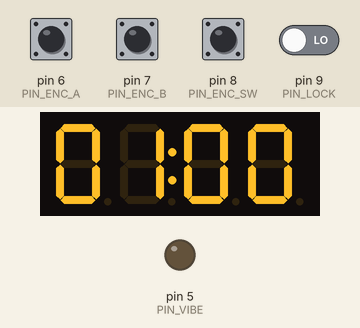
Recording of a sketch running on a simulated Arduino Uno, built with avr-gcc and run on an emulated ATmega328P. Shown: 4-digit seven-segment display, output pins drawn as LEDs (lit = HIGH). The test bench sets the inputs (shaded band); at power-on: pin 6 (PIN_ENC_A), pin 7 (PIN_ENC_B), pin 8 (PIN_ENC_SW) HIGH, pin 9 (PIN_LOCK) LOW.

Above: at 1.2 s.
1.3 s: pin 8 (PIN_ENC_SW) pulled LOW for 0.15 s
At 1.8 s:
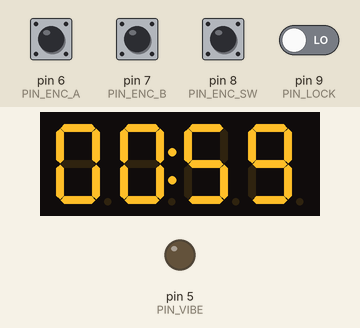
At 4.9 s:
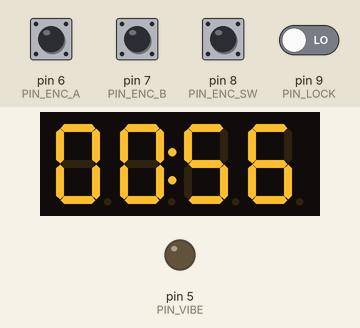
Timing chart, 0 to 6.4 s (numbered marks = the images above; inputs shaded):
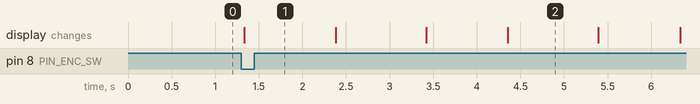

The sketch:

sketch.ino
```cpp
#include <Arduino.h>
#include "TM1637.h"

// ---- Pins (XIAO nRF52840) ----
#define PIN_TM1637_CLK 2   // D2
#define PIN_TM1637_DIO 3   // DIO
#define PIN_VIBE       5   // Grove Vibration Motor SIG
#define PIN_ENC_A      6
#define PIN_ENC_B      7
#define PIN_ENC_SW     8
#define PIN_LOCK       9   // SPDT center

TM1637 tm1637(PIN_TM1637_CLK, PIN_TM1637_DIO);

// ---- State ----
enum Mode { IDLE, RUNNING, FINISHED };
Mode mode = IDLE;

volatile int32_t setSeconds = 60; // default 01:00
int32_t remainingMs = 60000;

unsigned long lastTick = 0;
int8_t encLast = 0;
unsigned long lastEncMoveMs = 0;
const unsigned long ENC_STEP_DEBOUNCE = 2;

bool lastBtn = HIGH;
unsigned long lastBtnChange = 0;
const unsigned long BTN_DEBOUNCE = 30;

int lastLock = LOW;
unsigned long lastLockRead = 0;

// ---- Helpers ----
void tmDigit(uint8_t pos, uint8_t d) {
  // d: 0..9; 0x7f = blank
  tm1637.display(pos, (d <= 9) ? d : 0x7f);
}

void showTime(uint32_t seconds) {
  uint16_t mm = seconds / 60;
  uint16_t ss = seconds % 60;
  if (mm > 99) mm = 99;

  // MM:SS across 4 digits, colon ON
  tm1637.point(POINT_ON);
  tmDigit(0, (mm / 10) % 10);
  tmDigit(1, mm % 10);
  tmDigit(2, (ss / 10) % 10);
  tmDigit(3, ss % 10);
}

int readLock() {
  int v = digitalRead(PIN_LOCK);
  if (millis() - lastLockRead > 5) {
    lastLock = v;
    lastLockRead = millis();
  }
  return lastLock; // HIGH=unlocked (to 3V3), LOW=locked (to GND)
}

void setVibe(bool on) {
  digitalWrite(PIN_VIBE, on ? HIGH : LOW);
}

void setup() {
  pinMode(PIN_VIBE, OUTPUT); digitalWrite(PIN_VIBE, LOW);
  pinMode(PIN_ENC_A, INPUT_PULLUP);
  pinMode(PIN_ENC_B, INPUT_PULLUP);
  pinMode(PIN_ENC_SW, INPUT_PULLUP);
  pinMode(PIN_LOCK, INPUT); // hard-wired by SPDT

  tm1637.init();
  tm1637.set(5);            // 0..7 brightness
  tm1637.point(POINT_ON);   // show colon
  showTime(setSeconds);

  lastTick = millis();
  encLast = (digitalRead(PIN_ENC_A) << 1) | digitalRead(PIN_ENC_B);
}

void handleEncoder() {
  if (readLock() == LOW) return;    // locked
  if (mode != IDLE) return;

  int a = digitalRead(PIN_ENC_A);
  int b = digitalRead(PIN_ENC_B);
  int state = (a << 1) | b;

  if (state != encLast) {
    unsigned long now = millis();
    if (now - lastEncMoveMs >= ENC_STEP_DEBOUNCE) {
      int delta = 0;
      if ((encLast == 0b00 && state == 0b01) ||
          (encLast == 0b01 && state == 0b11) ||
          (encLast == 0b11 && state == 0b10) ||
          (encLast == 0b10 && state == 0b00)) delta = +1;
      else if ((encLast == 0b00 && state == 0b10) ||
               (encLast == 0b10 && state == 0b11) ||
               (encLast == 0b11 && state == 0b01) ||
               (encLast == 0b01 && state == 0b00)) delta = -1;

      if (delta) {
        long ns = (long)setSeconds + delta;
        if (ns < 0) ns = 0;
        if (ns > 5999) ns = 5999; // 99:59
        setSeconds = (int)ns;
        remainingMs = setSeconds * 1000L;
        showTime(setSeconds);
        lastEncMoveMs = now;
      }
    }
    encLast = state;
  }
}

void handleButton() {
  bool btn = digitalRead(PIN_ENC_SW); // LOW on press
  unsigned long now = millis();
  if (btn != lastBtn && (now - lastBtnChange) > BTN_DEBOUNCE) {
    lastBtnChange = now;
    lastBtn = btn;
    if (btn == LOW) {
      if (mode == IDLE) {
        if (setSeconds > 0) { mode = RUNNING; lastTick = now; }
      } else if (mode == RUNNING) {
        mode = IDLE;
      } else if (mode == FINISHED) {
        setVibe(false);
        mode = IDLE;
        remainingMs = setSeconds * 1000L;
        showTime(setSeconds);
      }
    }
  }
}

void loop() {
  handleEncoder();
  handleButton();

  unsigned long now = millis();
  if (mode == RUNNING) {
    if (now - lastTick >= 10) {
      remainingMs -= (now - lastTick);
      if (remainingMs <= 0) {
        remainingMs = 0;
        mode = FINISHED;
        setVibe(true);
      }
      lastTick = now;

      static unsigned long lastDisp = 0;
      if (now - lastDisp >= 100 || mode == FINISHED) {
        showTime(remainingMs / 1000);
        lastDisp = now;
      }
    }
  }
}
```

Measured:
- after the input at 1.3 s, the display: changes at once (image 1)
